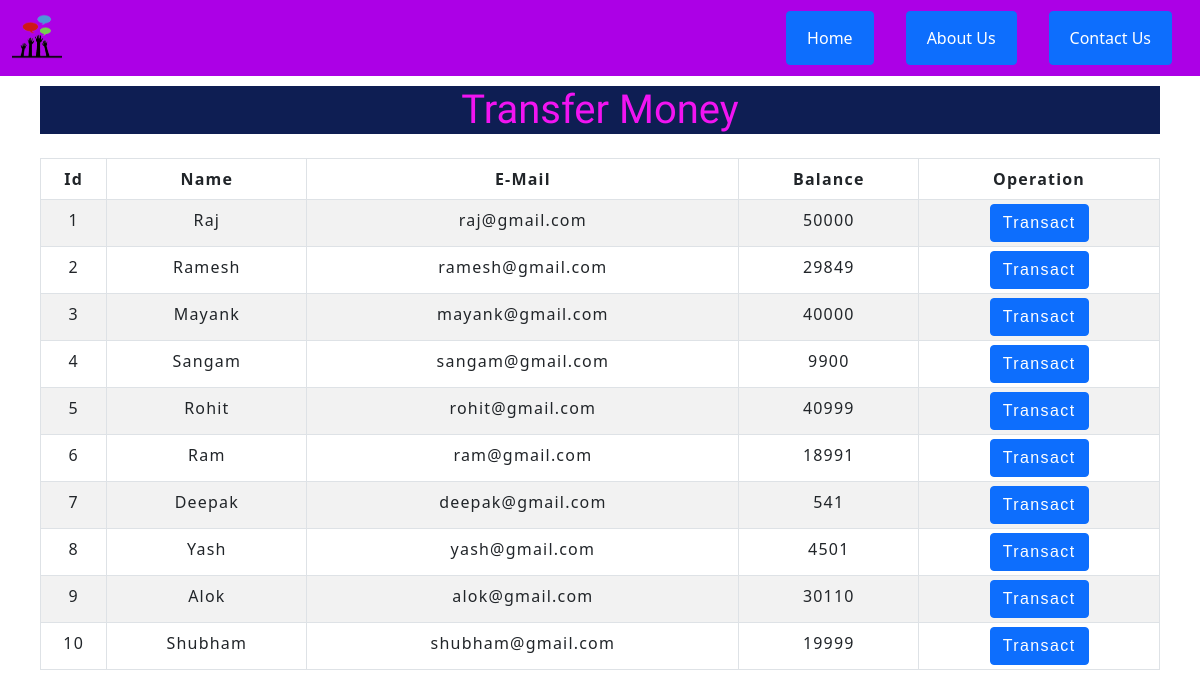
The page /transfer_money.php on the database its author committed.
### tables this page shows
CREATE TABLE `users` (
  `id` int(3) NOT NULL,
  `name` text NOT NULL,
  `email` varchar(30) NOT NULL,
  `balance` int(8) NOT NULL
);

### transfer_money.php (the view, shortened to what this page needs)
<?php
    include 'config.php';
    $sql = "SELECT * FROM users";
    $result = mysqli_query($conn,$sql);
?>
<?php include('nav.php'); ?>
<div class="container">
        <h1>Transfer Money</h1>
        <br>
            <div class="row">
                <div class="col">
                    <div class="table-responsive-sm">
                    <table class="table table-hover table-sm table-striped table-condensed table-bordered">
                        <thead>
                            <tr>
                            <th scope="col" class="text-center py-2">Id</th>
                            <th scope="col" class="text-center py-2">Name</th>
                            <th scope="col" class="text-center py-2">E-Mail</th>
                            <th scope="col" class="text-center py-2">Balance</th>
                            <th scope="col" class="text-center py-2">Operation</th>
                            </tr>
                        </thead>
                        <tbody>
                <?php
                    while($rows=mysqli_fetch_assoc($result)){
                ?>
                    <tr>
                        <td class="py-2"><?php echo $rows['id'] ?></td>
                        <td class="py-2"><?php echo $rows['name']?></td>
                        <td class="py-2"><?php echo $rows['email']?></td>
                        <td class="py-2"><?php echo $rows['balance']?></td>
                        <td><a href="selectuserdetail.php?id= <?php echo $rows['id'] ;?>"> <button type="button" class="btn btn-primary">Transact</button></a></td>
                    </tr>
                <?php
                    }
                ?>
                        </tbody>
                    </table>
                    </div>
                </div>
            </div>
         </div>
</body>
</html>

### css/index.css (style rules this page uses)
h1 { background-color: #0e1e53; cursor: pointer; color: #f114f1; text-align: center; height: 70px; margin-bottom: 0 !important; border: 0 !important; height: auto; transform: 1s; font-family: 'Suez One', serif; }
a { text-decoration: none; }

### css/table.css (style rules this page uses)
* { padding: 10; margin: 0; box-sizing: border-box; }
table { letter-spacing: 1.2px; color: red; }
td { text-align: center; }
button { border:none; background: #d9d9d9; }

### css/createuser.css (style rules this page uses)
button, input { font-family: 'Montserrat', sans-serif; font-weight: 700; letter-spacing: 1.4px; }
.container { flex: 0 1 700px; width: 100%; margin: auto; padding: 10px; }

### rows shown on the page
users: id "1", name "Raj", email "raj@gmail.com", balance "50000"
users: id "2", name "Ramesh", email "ramesh@gmail.com", balance "29849"
users: id "3", name "Mayank", email "mayank@gmail.com", balance "40000"
users: id "4", name "Sangam", email "sangam@gmail.com", balance "9900"
users: id "5", name "Rohit", email "rohit@gmail.com", balance "40999"
users: id "6", name "Ram", email "ram@gmail.com", balance "18991"
users: id "7", name "Deepak", email "deepak@gmail.com", balance "541"
users: id "8", name "Yash", email "yash@gmail.com", balance "4501"
users: id "9", name "Alok", email "alok@gmail.com", balance "30110"
users: id "10", name "Shubham", email "shubham@gmail.com", balance "19999"
